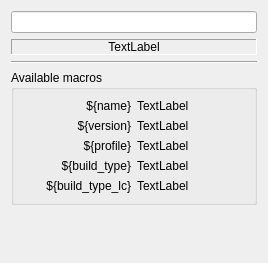
<?xml version="1.0" encoding="UTF-8"?>
<ui version="4.0">
 <class>ExpressionEditor</class>
 <widget class="QDialog" name="ExpressionEditor">
  <property name="geometry">
   <rect>
    <x>0</x>
    <y>0</y>
    <width>268</width>
    <height>263</height>
   </rect>
  </property>
  <property name="windowTitle">
   <string>Expression Editor</string>
  </property>
  <layout class="QVBoxLayout" name="verticalLayout">
   <item>
    <widget class="QLineEdit" name="expression">
     <property name="alignment">
      <set>Qt::AlignCenter</set>
     </property>
    </widget>
   </item>
   <item>
    <widget class="QLabel" name="evaluatedExpression">
     <property name="frameShape">
      <enum>QFrame::Panel</enum>
     </property>
     <property name="frameShadow">
      <enum>QFrame::Sunken</enum>
     </property>
     <property name="text">
      <string>TextLabel</string>
     </property>
     <property name="alignment">
      <set>Qt::AlignCenter</set>
     </property>
    </widget>
   </item>
   <item>
    <widget class="Line" name="line">
     <property name="orientation">
      <enum>Qt::Horizontal</enum>
     </property>
    </widget>
   </item>
   <item>
    <widget class="QGroupBox" name="groupBox">
     <property name="title">
      <string>Available macros</string>
     </property>
     <layout class="QGridLayout" name="gridLayout">
      <item row="3" column="1">
       <widget class="QLabel" name="profileMacro">
        <property name="text">
         <string>TextLabel</string>
        </property>
       </widget>
      </item>
      <item row="6" column="1">
       <widget class="QLabel" name="buildtypelcMacro">
        <property name="text">
         <string>TextLabel</string>
        </property>
       </widget>
      </item>
      <item row="0" column="1">
       <widget class="QLabel" name="nameMacro">
        <property name="text">
         <string>TextLabel</string>
        </property>
       </widget>
      </item>
      <item row="6" column="0">
       <widget class="QLabel" name="label_4">
        <property name="text">
         <string>${build_type_lc}</string>
        </property>
        <property name="alignment">
         <set>Qt::AlignRight|Qt::AlignTrailing|Qt::AlignVCenter</set>
        </property>
       </widget>
      </item>
      <item row="5" column="0">
       <widget class="QLabel" name="label_3">
        <property name="text">
         <string>${build_type}</string>
        </property>
        <property name="alignment">
         <set>Qt::AlignRight|Qt::AlignTrailing|Qt::AlignVCenter</set>
        </property>
       </widget>
      </item>
      <item row="5" column="1">
       <widget class="QLabel" name="buildtypeMacro">
        <property name="text">
         <string>TextLabel</string>
        </property>
       </widget>
      </item>
      <item row="0" column="0">
       <widget class="QLabel" name="label_5">
        <property name="text">
         <string>${name}</string>
        </property>
        <property name="alignment">
         <set>Qt::AlignRight|Qt::AlignTrailing|Qt::AlignVCenter</set>
        </property>
       </widget>
      </item>
      <item row="3" column="0">
       <widget class="QLabel" name="label">
        <property name="text">
         <string>${profile}</string>
        </property>
        <property name="alignment">
         <set>Qt::AlignRight|Qt::AlignTrailing|Qt::AlignVCenter</set>
        </property>
       </widget>
      </item>
      <item row="2" column="0">
       <widget class="QLabel" name="label_2">
        <property name="text">
         <string>${version}</string>
        </property>
        <property name="alignment">
         <set>Qt::AlignRight|Qt::AlignTrailing|Qt::AlignVCenter</set>
        </property>
       </widget>
      </item>
      <item row="2" column="1">
       <widget class="QLabel" name="versionMacro">
        <property name="text">
         <string>TextLabel</string>
        </property>
       </widget>
      </item>
     </layout>
    </widget>
   </item>
   <item>
    <spacer name="verticalSpacer">
     <property name="orientation">
      <enum>Qt::Vertical</enum>
     </property>
     <property name="sizeHint" stdset="0">
      <size>
       <width>20</width>
       <height>40</height>
      </size>
     </property>
    </spacer>
   </item>
  </layout>
 </widget>
 <resources/>
 <connections/>
</ui>
